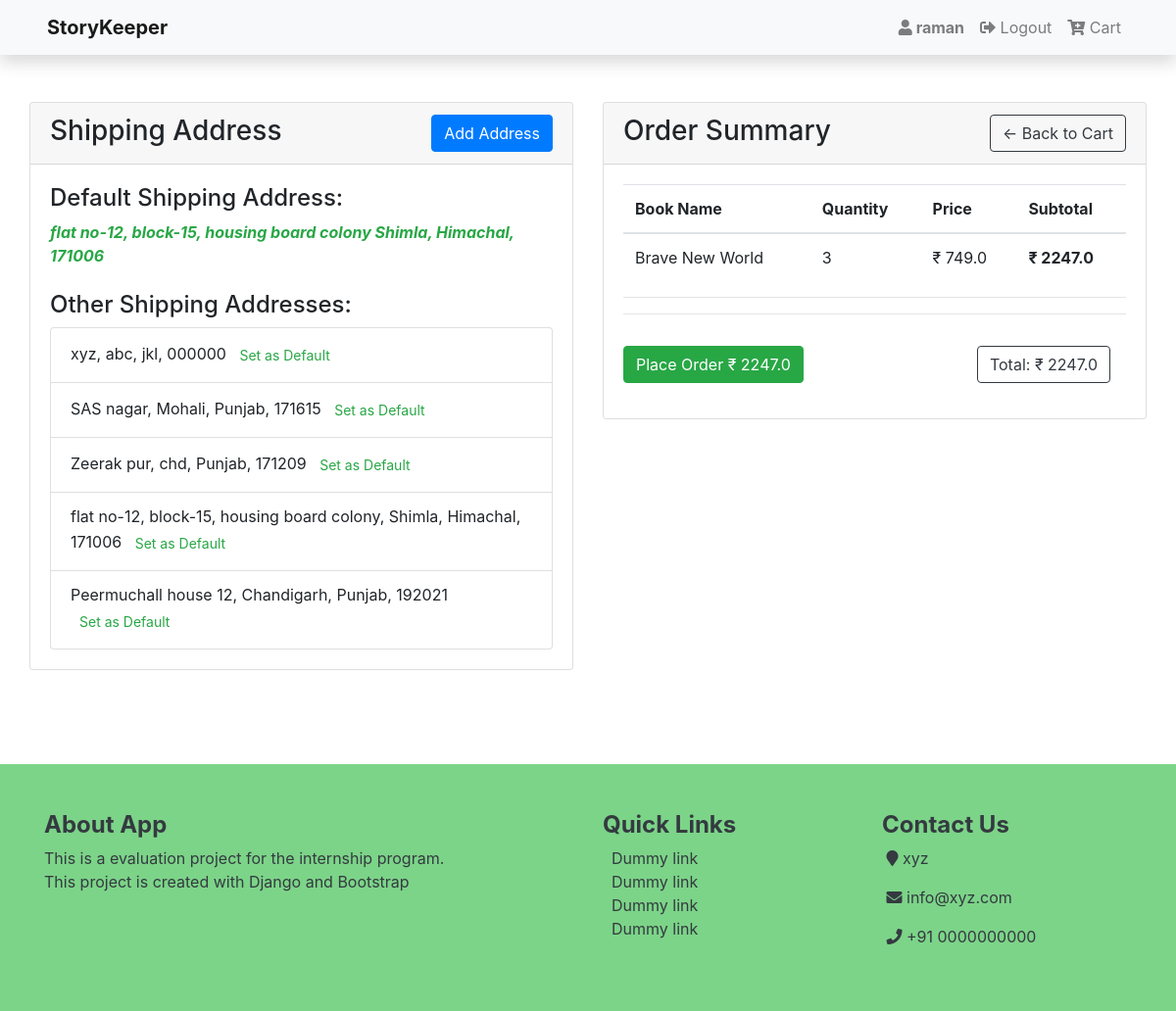
Screenshot of /cart/checkout (signed in) with the database file from the repository.
### books/models.py (models this page shows, shortened)
class ShippingAddress(models.Model):
    customer = models.ForeignKey(User, on_delete=models.SET_NULL, blank=True, null=True)
    order = models.ForeignKey(Order, on_delete=models.SET_NULL, blank=True, null=True)
    address = models.CharField(max_length=200, null=True)
    city = models.CharField(max_length=200, null=True)
    state = models.CharField(max_length=200, null=True)
    zipcode = models.CharField(max_length=200, null=True)
    date_added = models.DateTimeField(auto_now_add=True)
    is_default = models.BooleanField(default=False)

class Cart(models.Model):
    user = models.ForeignKey(User, on_delete=models.CASCADE, null=True, blank=True)
    books = models.ForeignKey(Book, on_delete=models.SET_NULL, blank=True, null=True)
    quantity = models.IntegerField(default=0, null=True, blank=True)
    date_added = models.DateTimeField(auto_now_add=True)

class Book(models.Model):
    title  		 = models.CharField(max_length=200)
    author 		 = models.CharField(max_length=100)
    genre   	 = models.CharField(max_length=100)
    price     	 = models.FloatField(default=0)
    quantity   	 = models.IntegerField(default=0)
    description  = models.TextField(default='No Description', null=True, blank=False)
    average_rating  = models.FloatField(default=0)
    created_on 	 = models.DateTimeField(auto_now_add=True)
    updated_on 	 = models.DateTimeField(auto_now=True)
    digital         = models.BooleanField(default=False, null=True, blank=False)
    status          = models.IntegerField(choices=status,default = 1)
    class Meta:
        ordering    = ['-quantity']

### books/views.py (the view)
# urls.py: path('cart/checkout', views.checkoutView, name='checkout'),
@login_required
def checkoutView(request):
    user = request.user
    cart_items = Cart.objects.filter(user=user)
    total_amount = calculateCartTotal(cart_items)
    try:
        default_shipping_address = ShippingAddress.objects.get(customer=user, is_default=True)
    except ShippingAddress.DoesNotExist:
        default_shipping_address = None
    other_shipping_addresses = ShippingAddress.objects.filter(customer=user, is_default=False)
    if request.method == 'POST':
        form = ShippingAddressForm(request.POST)
        if form.is_valid():
            shipping_address = form.save(commit=False)
            shipping_address.customer = user
            shipping_address.save()
            ShippingAddress.objects.filter(customer=user).exclude(id=shipping_address.id).update(is_default=False)
            order = Order(user=user, total_amount=total_amount)
            order.save()
            order.items.set(cart_items)
            order_history = OrderHistory(
                user=user,
                items=order.items.all(),
                order=order,
                order_quantity=sum(item.quantity for item in cart_items),
                total_amount=total_amount,
                shipping_address=shipping_address
            )
            order_history.save()
            cart_items.delete()
            return redirect('order_history')
    else:
        form = ShippingAddressForm(instance=default_shipping_address)
    context = {
        'cart_items': cart_items,
        'total_amount': total_amount,
        'form': form,
        'shipping_address': default_shipping_address,
        'other_addresses': other_shipping_addresses,
    }
    return render(request, 'shopping/checkout.html', context)

### books/templatetags/custom_filters.py (called while the page is built)
@register.filter
def calculate_subtotal(cart_item):
    return cart_item.quantity * cart_item.books.price

### books/views.py (called while the page is built)
def calculateCartTotal(cart_items):
    total = 0
    for item in cart_items:
        total += item.books.price * item.quantity
    return total

### books/templates/shopping/checkout.html (shortened to what this page needs)
{% extends 'base.html' %}
{% load static %}
{% load custom_filters %}
{% block content %}
<div class="container-fluid my-5">
    <div class="row">
        <div class="col-md-6">
            <div class="card">
                <div class="card-header h3">
                    Shipping Address
                    <a href="{% url 'add_shipping_address' %}" class="btn btn-primary float-right">Add Address</a>
                </div>
                <div class="card-body">
                    <form method="POST" class="shipping-address-form">
                        <h4>Default Shipping Address:</h4>
                        <i><strong class="text-success">{{ shipping_address.address }}
                            {{ shipping_address.city }},
                            {{ shipping_address.state }},
                            {{ shipping_address.zipcode }}
                        </strong></i><br><br>
                        <h4>Other Shipping Addresses:</h4>
                        {% if other_addresses %}
                            <ul class="list-group">
                                {% for address in other_addresses %}
                                <li class="list-group-item">
                                    {{ address.address }},
                                    {{ address.city }},
                                    {{ address.state }},
                                    {{ address.zipcode }}
                                    {% if address.is_default %}
                                    (Default)
                                    {% else %}
                                    <a href="{% url 'set_default_address' address.id %}" class="btn btn-link btn-sm text-success">Set as Default</a>
                                    {% endif %}
                                </li>
                                {% endfor %}
                            </ul>
                            {% else %}
                            <p>No other addresses available.</p>
                            {% endif %}
                    </form>
                </div>
            </div>
        </div>
        <div class="col-md-6">
            <div class="card">
                <div class="card-header h3">
                    Order Summary
                    <a  class="btn btn-outline-dark float-right" href="{% url 'cart' %}">&#x2190; Back to Cart</a>
                </div>
                <div class="card-body">
                    <table class="table">
                        <thead>
                            <tr>
                                <th>Book Name</th>
                                <th>Quantity</th>
                                <th>Price</th>
                                <th>Subtotal</th>
                            </tr>
                        </thead>
                        <tbody>
                            {% for cart_item in cart_items %}
                                <tr>
                                    <td>{{ cart_item.books.title }}</td>
                                    <td>{{ cart_item.quantity }}</td>
                                    <td>&#8377; {{ cart_item.books.price }}</td>
                                    <td><strong>&#8377; {{ cart_item|calculate_subtotal }}</strong></td>
                                </tr>
                            {% endfor %}
                        </tbody>
                    </table><hr><hr>
                    <a href="{% url 'order_history' %}" class="mt-3 btn btn-success mr-3">Place Order &#8377; {{ total_amount }}</a>
                    <p class="mt-3 btn btn-outline-dark text-bold float-right mr-3">Total: &#8377; {{ total_amount }}</p>
                </div>
            </div>
        </div>
    </div>
</div>
{% endblock %}

### books/templates/base.html (shortened to what this page needs)
<!DOCTYPE html>
<html lang="en">
<head>
    <link href="https://cdnjs.cloudflare.com/ajax/libs/font-awesome/5.15.4/css/all.min.css" rel="stylesheet">
    <link rel="stylesheet" href="https://cdn.jsdelivr.net/npm/bootstrap@4.6.2/dist/css/bootstrap.min.css">
    {% load static %}
</head>
<body>
<div class="d-flex flex-column min-vh-100">
    <nav class="navbar sticky-top navbar-expand-lg navbar-light bg-light shadow px-5">
        <a class="navbar-brand" href="{% url 'home' %}"><b>StoryKeeper</b></a>
        <div class="collapse navbar-collapse" id="navbarSupportedContent">
            <ul class="navbar-nav ml-auto">
                {% if user.is_authenticated %}
                <li class="nav-item">
                    <a class="nav-link">
                        <strong>
                            <i class="fas fa-user"></i>
                            {{ user.username }}
                        </strong>
                    </a>
                </li>
                <li class="nav-item">
                <a class="nav-link" href="{% url 'logout' %}">
                    <i class="fas fa-sign-out-alt"></i> Logout</a>
                </li>
                <li class="nav-item">
                <a class="nav-link" href="{% url 'cart' %}">
                    <i class="fa fa-cart-plus"></i> Cart</a>
                </li>
                {% endif %}
            </ul>
        </div>
    </nav>
    <div class="container-fluid flex-grow-1">
        {% block content %} {% endblock %}
    </div>
    <footer id="pageFooter" class="footer text-dark py-5 mt-5" style="background-color:rgb(124, 212, 136);">
        <div class="container">
            <div class="row">
                <div class="col-md-6">
                    <h4><b>About App</b></h4>
                    <p>This is a evaluation project for the internship program.<br>
                    This project is created with Django and Bootstrap</p>
                </div>
                <div class="col-md-3">
                    <h4><b>Quick Links</b></h4>
                    <ul class="list-unstyled">
                        <li><a href="#" class="text-dark">&nbsp;&nbsp;Dummy link</a></li>
                        <li><a href="#" class="text-dark">&nbsp;&nbsp;Dummy link</a></li>
                        <li><a href="#" class="text-dark">&nbsp;&nbsp;Dummy link</a></li>
                        <li><a href="#" class="text-dark">&nbsp;&nbsp;Dummy link</a></li>
                    </ul>
                </div>
                <div class="col-md-3">
                    <h4><b>Contact Us</b></h4>
                    <address>
                        <p>&nbsp;<i class="fa fa-map-marker"></i> xyz</p>
                        <p>&nbsp;<i class="fa fa-envelope"></i> info@xyz.com</p>
                        <p>&nbsp;<i class="fa fa-phone"></i> +91 0000000000</p>
                    </address>
                </div>
            </div>
        </div>
    </footer>
</div>
</body>
</html>

### rows the page displays
ShippingAddress: address "flat no-12, block-15, housing board colony", city "Shimla", state "Himachal", zipcode "171006"
ShippingAddress: address "xyz", city "abc", state "jkl", zipcode "000000", is_default "Set as Default"
ShippingAddress: address "SAS nagar", city "Mohali", state "Punjab", zipcode "171615", is_default "Set as Default"
ShippingAddress: address "Zeerak pur", city "chd", state "Punjab", zipcode "171209", is_default "Set as Default"
ShippingAddress: address "flat no-12, block-15, housing board colony", city "Shimla", state "Himachal", zipcode "171006", is_default "Set as Default"
ShippingAddress: address "Peermuchall house 12", city "Chandigarh", state "Punjab", zipcode "192021", is_default "Set as Default"
Cart: books "Brave New World", quantity "3", books.price "749.0", quantity+books "2247.0"

### other values shown
{{ user.username }} "raman"
{{ total_amount }} "2247.0"
